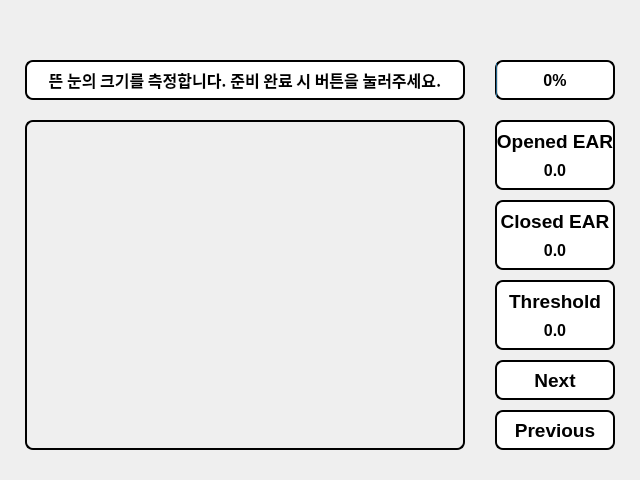
<?xml version="1.0" encoding="UTF-8"?>
<ui version="4.0">
 <class>CalibratePage</class>
 <widget class="QWidget" name="CalibratePage">
  <property name="geometry">
   <rect>
    <x>0</x>
    <y>0</y>
    <width>640</width>
    <height>480</height>
   </rect>
  </property>
  <property name="sizePolicy">
   <sizepolicy hsizetype="Fixed" vsizetype="Fixed">
    <horstretch>0</horstretch>
    <verstretch>0</verstretch>
   </sizepolicy>
  </property>
  <property name="minimumSize">
   <size>
    <width>0</width>
    <height>0</height>
   </size>
  </property>
  <property name="maximumSize">
   <size>
    <width>16777215</width>
    <height>16777215</height>
   </size>
  </property>
  <property name="windowTitle">
   <string>Form</string>
  </property>
  <widget class="QPushButton" name="previousButton">
   <property name="geometry">
    <rect>
     <x>495</x>
     <y>410</y>
     <width>120</width>
     <height>40</height>
    </rect>
   </property>
   <property name="maximumSize">
    <size>
     <width>16777215</width>
     <height>16777215</height>
    </size>
   </property>
   <property name="font">
    <font>
     <pointsize>14</pointsize>
     <bold>true</bold>
    </font>
   </property>
   <property name="styleSheet">
    <string notr="true">QPushButton {
    border: 2px solid black;
    border-radius: 8px;
    background-color: white;
    outline: none;
}

QPushButton:focus {
    outline: none;
}

QPushButton:pressed {
    background-color: #e0e0e0;
}</string>
   </property>
   <property name="text">
    <string>Previous</string>
   </property>
  </widget>
  <widget class="QPushButton" name="nextButton">
   <property name="geometry">
    <rect>
     <x>495</x>
     <y>360</y>
     <width>120</width>
     <height>40</height>
    </rect>
   </property>
   <property name="maximumSize">
    <size>
     <width>16777215</width>
     <height>16777215</height>
    </size>
   </property>
   <property name="font">
    <font>
     <pointsize>14</pointsize>
     <bold>true</bold>
    </font>
   </property>
   <property name="styleSheet">
    <string notr="true">QPushButton {
    border: 2px solid black;
    border-radius: 8px;
    background-color: white;
    outline: none;
}

QPushButton:focus {
    outline: none;
}

QPushButton:pressed {
    background-color: #e0e0e0;
}</string>
   </property>
   <property name="text">
    <string>Next</string>
   </property>
  </widget>
  <widget class="QLabel" name="closedInfoLabel">
   <property name="geometry">
    <rect>
     <x>495</x>
     <y>200</y>
     <width>120</width>
     <height>70</height>
    </rect>
   </property>
   <property name="font">
    <font>
     <pointsize>14</pointsize>
     <bold>true</bold>
    </font>
   </property>
   <property name="styleSheet">
    <string notr="true">border: 2px solid black;
border-radius: 8px;
background-color: white;
outline: none;
padding-top: 3px;</string>
   </property>
   <property name="text">
    <string>Closed EAR</string>
   </property>
   <property name="alignment">
    <set>Qt::AlignHCenter|Qt::AlignTop</set>
   </property>
   <property name="margin">
    <number>0</number>
   </property>
  </widget>
  <widget class="QLabel" name="closedVal">
   <property name="geometry">
    <rect>
     <x>495</x>
     <y>240</y>
     <width>120</width>
     <height>20</height>
    </rect>
   </property>
   <property name="font">
    <font>
     <pointsize>12</pointsize>
     <bold>true</bold>
    </font>
   </property>
   <property name="text">
    <string>0.0</string>
   </property>
   <property name="alignment">
    <set>Qt::AlignCenter</set>
   </property>
  </widget>
  <widget class="QLabel" name="thresholdLabel">
   <property name="geometry">
    <rect>
     <x>495</x>
     <y>280</y>
     <width>120</width>
     <height>70</height>
    </rect>
   </property>
   <property name="font">
    <font>
     <pointsize>14</pointsize>
     <bold>true</bold>
    </font>
   </property>
   <property name="styleSheet">
    <string notr="true">border: 2px solid black;
border-radius: 8px;
background-color: white;
outline: none;
padding-top: 3px;</string>
   </property>
   <property name="text">
    <string>Threshold</string>
   </property>
   <property name="alignment">
    <set>Qt::AlignHCenter|Qt::AlignTop</set>
   </property>
   <property name="margin">
    <number>0</number>
   </property>
  </widget>
  <widget class="QLabel" name="thresholdVal">
   <property name="geometry">
    <rect>
     <x>495</x>
     <y>320</y>
     <width>120</width>
     <height>20</height>
    </rect>
   </property>
   <property name="font">
    <font>
     <pointsize>12</pointsize>
     <bold>true</bold>
    </font>
   </property>
   <property name="text">
    <string>0.0</string>
   </property>
   <property name="alignment">
    <set>Qt::AlignCenter</set>
   </property>
  </widget>
  <widget class="QLabel" name="infoLabel">
   <property name="geometry">
    <rect>
     <x>25</x>
     <y>60</y>
     <width>440</width>
     <height>40</height>
    </rect>
   </property>
   <property name="sizePolicy">
    <sizepolicy hsizetype="Expanding" vsizetype="Fixed">
     <horstretch>0</horstretch>
     <verstretch>0</verstretch>
    </sizepolicy>
   </property>
   <property name="minimumSize">
    <size>
     <width>0</width>
     <height>0</height>
    </size>
   </property>
   <property name="maximumSize">
    <size>
     <width>16777215</width>
     <height>16777215</height>
    </size>
   </property>
   <property name="font">
    <font>
     <family>NanumGothic</family>
     <pointsize>12</pointsize>
     <bold>true</bold>
    </font>
   </property>
   <property name="styleSheet">
    <string notr="true">border: 2px solid black;
border-radius: 8px;
background-color: white;
outline: none;</string>
   </property>
   <property name="text">
    <string>뜬 눈의 크기를 측정합니다. 준비 완료 시 버튼을 눌러주세요.</string>
   </property>
   <property name="alignment">
    <set>Qt::AlignCenter</set>
   </property>
  </widget>
  <widget class="QLabel" name="videoLabel">
   <property name="geometry">
    <rect>
     <x>25</x>
     <y>120</y>
     <width>440</width>
     <height>330</height>
    </rect>
   </property>
   <property name="sizePolicy">
    <sizepolicy hsizetype="Fixed" vsizetype="Fixed">
     <horstretch>0</horstretch>
     <verstretch>0</verstretch>
    </sizepolicy>
   </property>
   <property name="minimumSize">
    <size>
     <width>0</width>
     <height>0</height>
    </size>
   </property>
   <property name="maximumSize">
    <size>
     <width>16777215</width>
     <height>16777215</height>
    </size>
   </property>
   <property name="styleSheet">
    <string notr="true">border: 2px solid black;
border-radius: 8px;
outline: none;</string>
   </property>
   <property name="text">
    <string/>
   </property>
   <property name="alignment">
    <set>Qt::AlignCenter</set>
   </property>
  </widget>
  <widget class="QProgressBar" name="progressBar">
   <property name="geometry">
    <rect>
     <x>495</x>
     <y>60</y>
     <width>120</width>
     <height>40</height>
    </rect>
   </property>
   <property name="sizePolicy">
    <sizepolicy hsizetype="Fixed" vsizetype="Fixed">
     <horstretch>0</horstretch>
     <verstretch>0</verstretch>
    </sizepolicy>
   </property>
   <property name="maximumSize">
    <size>
     <width>16777215</width>
     <height>16777215</height>
    </size>
   </property>
   <property name="font">
    <font>
     <pointsize>12</pointsize>
     <bold>true</bold>
    </font>
   </property>
   <property name="styleSheet">
    <string notr="true">border: 2px solid black;
border-radius: 8px;
background-color: white;
outline: none;</string>
   </property>
   <property name="value">
    <number>0</number>
   </property>
   <property name="alignment">
    <set>Qt::AlignCenter</set>
   </property>
  </widget>
  <widget class="QLabel" name="openedInfoLabel">
   <property name="geometry">
    <rect>
     <x>495</x>
     <y>120</y>
     <width>120</width>
     <height>70</height>
    </rect>
   </property>
   <property name="font">
    <font>
     <pointsize>14</pointsize>
     <bold>true</bold>
    </font>
   </property>
   <property name="styleSheet">
    <string notr="true">border: 2px solid black;
border-radius: 8px;
background-color: white;
outline: none;
padding-top: 3px;</string>
   </property>
   <property name="text">
    <string>Opened EAR</string>
   </property>
   <property name="alignment">
    <set>Qt::AlignHCenter|Qt::AlignTop</set>
   </property>
   <property name="margin">
    <number>0</number>
   </property>
  </widget>
  <widget class="QLabel" name="openedVal">
   <property name="geometry">
    <rect>
     <x>495</x>
     <y>160</y>
     <width>120</width>
     <height>20</height>
    </rect>
   </property>
   <property name="font">
    <font>
     <pointsize>12</pointsize>
     <bold>true</bold>
    </font>
   </property>
   <property name="text">
    <string>0.0</string>
   </property>
   <property name="alignment">
    <set>Qt::AlignCenter</set>
   </property>
  </widget>
 </widget>
 <resources/>
 <connections/>
</ui>
